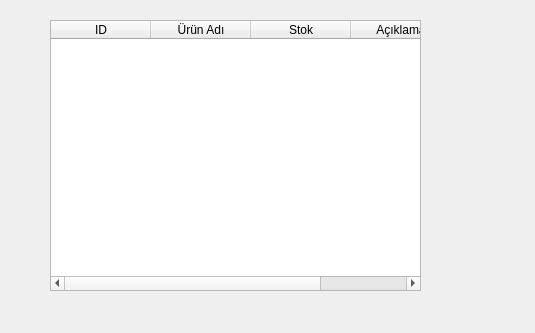
<?xml version="1.0" encoding="UTF-8"?>
<ui version="4.0">
 <class>Form</class>
 <widget class="QWidget" name="Form">
  <property name="geometry">
   <rect>
    <x>0</x>
    <y>0</y>
    <width>535</width>
    <height>333</height>
   </rect>
  </property>
  <property name="windowTitle">
   <string>Form</string>
  </property>
  <widget class="QTableWidget" name="tableWidget">
   <property name="geometry">
    <rect>
     <x>50</x>
     <y>20</y>
     <width>371</width>
     <height>271</height>
    </rect>
   </property>
   <column>
    <property name="text">
     <string>ID</string>
    </property>
   </column>
   <column>
    <property name="text">
     <string>Ürün Adı</string>
    </property>
   </column>
   <column>
    <property name="text">
     <string>Stok</string>
    </property>
   </column>
   <column>
    <property name="text">
     <string>Açıklama</string>
    </property>
   </column>
  </widget>
 </widget>
 <resources/>
 <connections/>
</ui>
